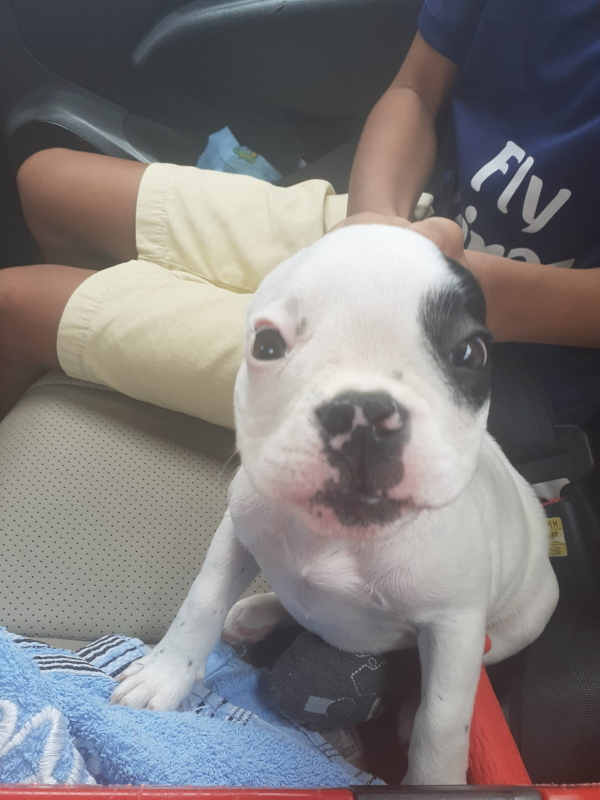
#> input picture intro_to_images/media/img.jpeg, 1200 x 1600 px (shown at 1/2 size)
$ python text.py
#> lines starting #> are read from the running program, lines starting #| are printed output that depends on the picture; after the words box and inside, x2 and y2 are one past the last pixel; in counts of white or black regions, pixels touching at a corner belong together
import cv2

img_path = "../intro_to_images/media/img.jpeg"

img = cv2.imread(img_path)
#> img is the input picture: shape (1600, 1200, 3); mean B, G, R 122.4, 122.1, 125.9
if img is None:
    print("image not found")
else:
    print("image successfully loaded")
    cv2.putText(img, "zib zib zib bla bla bla", (400, 400), cv2.FONT_HERSHEY_TRIPLEX, 2, (0, 255, 120))
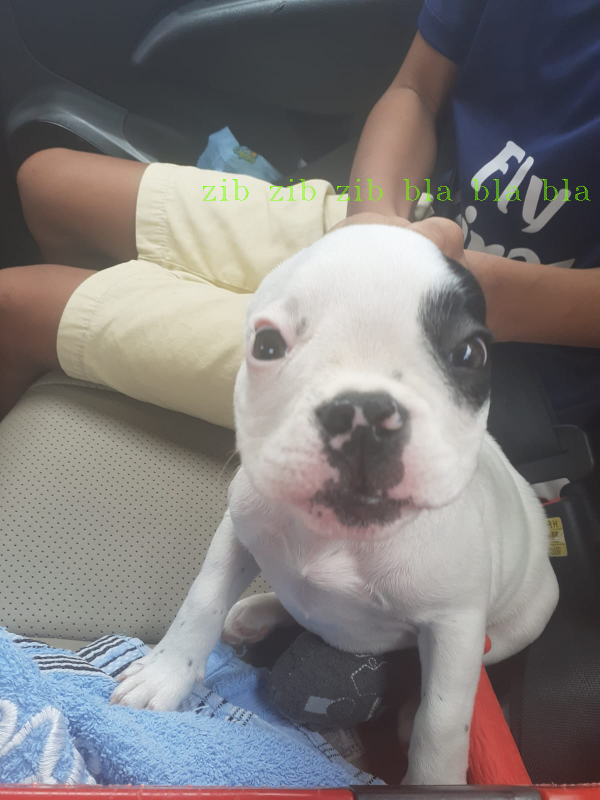
#> img: shape (1600, 1200, 3) (shown at 1/2 size); 0.18% of pixels changed, all inside (x1, y1, x2, y2) = (406, 358, 1181, 401)
    cv2.imshow("Amolga", img)
    cv2.waitKey(0)
